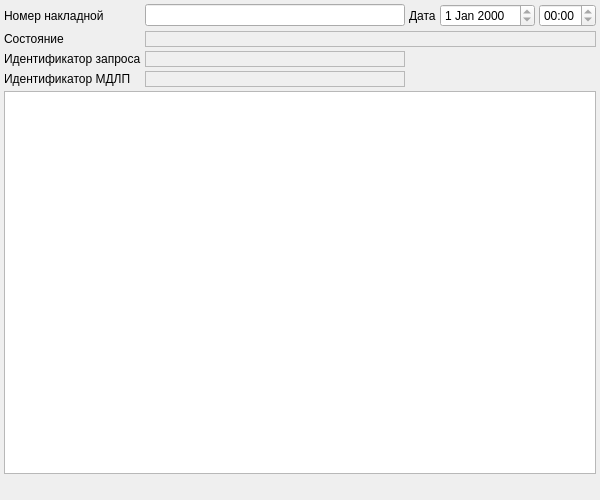
<?xml version="1.0" encoding="UTF-8"?>
<ui version="4.0">
 <class>DisposalOrderDialog</class>
 <widget class="QDialog" name="DisposalOrderDialog">
  <property name="geometry">
   <rect>
    <x>0</x>
    <y>0</y>
    <width>600</width>
    <height>500</height>
   </rect>
  </property>
  <property name="windowTitle">
   <string>Запрос к регистратору выбытия «Отчёт о выбытии»</string>
  </property>
  <layout class="QGridLayout" name="gridLayout">
   <property name="margin">
    <number>4</number>
   </property>
   <property name="spacing">
    <number>4</number>
   </property>
   <item row="7" column="0" colspan="5">
    <widget class="QLabel" name="lblSummaryInfo">
     <property name="text">
      <string/>
     </property>
    </widget>
   </item>
   <item row="0" column="4">
    <widget class="QTimeEdit" name="edtBaseInvoiceTime">
     <property name="sizePolicy">
      <sizepolicy hsizetype="Maximum" vsizetype="Fixed">
       <horstretch>0</horstretch>
       <verstretch>0</verstretch>
      </sizepolicy>
     </property>
     <property name="readOnly">
      <bool>true</bool>
     </property>
     <property name="displayFormat">
      <string>HH:mm</string>
     </property>
    </widget>
   </item>
   <item row="6" column="0" colspan="5">
    <widget class="CInDocTableView" name="tblItems">
     <property name="sizePolicy">
      <sizepolicy hsizetype="Preferred" vsizetype="Expanding">
       <horstretch>0</horstretch>
       <verstretch>0</verstretch>
      </sizepolicy>
     </property>
    </widget>
   </item>
   <item row="0" column="3">
    <widget class="CDateEdit" name="edtBaseInvoiceDate">
     <property name="sizePolicy">
      <sizepolicy hsizetype="Maximum" vsizetype="Fixed">
       <horstretch>0</horstretch>
       <verstretch>0</verstretch>
      </sizepolicy>
     </property>
     <property name="readOnly">
      <bool>true</bool>
     </property>
    </widget>
   </item>
   <item row="0" column="1">
    <widget class="QLineEdit" name="edtBaseInvoiceNumber">
     <property name="text">
      <string/>
     </property>
     <property name="readOnly">
      <bool>true</bool>
     </property>
    </widget>
   </item>
   <item row="8" column="0" colspan="5">
    <widget class="QDialogButtonBox" name="buttonBox">
     <property name="orientation">
      <enum>Qt::Horizontal</enum>
     </property>
     <property name="standardButtons">
      <set>QDialogButtonBox::NoButton</set>
     </property>
    </widget>
   </item>
   <item row="0" column="2">
    <widget class="QLabel" name="lblBaseInvoiceDate">
     <property name="sizePolicy">
      <sizepolicy hsizetype="Maximum" vsizetype="Preferred">
       <horstretch>0</horstretch>
       <verstretch>0</verstretch>
      </sizepolicy>
     </property>
     <property name="text">
      <string>Дата</string>
     </property>
     <property name="buddy">
      <cstring>edtBaseInvoiceDate</cstring>
     </property>
    </widget>
   </item>
   <item row="0" column="0">
    <widget class="QLabel" name="lblBaseInvoiceNumber">
     <property name="text">
      <string>Номер накладной</string>
     </property>
     <property name="buddy">
      <cstring>edtBaseInvoiceNumber</cstring>
     </property>
    </widget>
   </item>
   <item row="3" column="1">
    <widget class="QLabel" name="lblMdlpRequestIdValue">
     <property name="frameShape">
      <enum>QFrame::StyledPanel</enum>
     </property>
     <property name="text">
      <string notr="true"/>
     </property>
     <property name="textFormat">
      <enum>Qt::PlainText</enum>
     </property>
     <property name="textInteractionFlags">
      <set>Qt::TextSelectableByKeyboard|Qt::TextSelectableByMouse</set>
     </property>
    </widget>
   </item>
   <item row="2" column="0">
    <widget class="QLabel" name="lblRvRequestId">
     <property name="text">
      <string>Идентификатор запроса</string>
     </property>
    </widget>
   </item>
   <item row="3" column="0">
    <widget class="QLabel" name="lblMdlpRequestId">
     <property name="text">
      <string>Идентификатор МДЛП</string>
     </property>
    </widget>
   </item>
   <item row="2" column="1">
    <widget class="QLabel" name="lblRvRequestIdValue">
     <property name="frameShape">
      <enum>QFrame::StyledPanel</enum>
     </property>
     <property name="text">
      <string notr="true"/>
     </property>
     <property name="textFormat">
      <enum>Qt::PlainText</enum>
     </property>
     <property name="textInteractionFlags">
      <set>Qt::TextSelectableByKeyboard|Qt::TextSelectableByMouse</set>
     </property>
    </widget>
   </item>
   <item row="1" column="0">
    <widget class="QLabel" name="lblStatus">
     <property name="text">
      <string>Состояние</string>
     </property>
    </widget>
   </item>
   <item row="1" column="1" colspan="4">
    <widget class="QLabel" name="lblStatusValue">
     <property name="frameShape">
      <enum>QFrame::StyledPanel</enum>
     </property>
     <property name="text">
      <string notr="true"/>
     </property>
     <property name="textFormat">
      <enum>Qt::PlainText</enum>
     </property>
     <property name="textInteractionFlags">
      <set>Qt::TextSelectableByKeyboard|Qt::TextSelectableByMouse</set>
     </property>
    </widget>
   </item>
  </layout>
 </widget>
 <customwidgets>
  <customwidget>
   <class>CInDocTableView</class>
   <extends>QTableView</extends>
   <header>library/InDocTable.h</header>
  </customwidget>
  <customwidget>
   <class>CDateEdit</class>
   <extends>QDateEdit</extends>
   <header>library/DateEdit</header>
  </customwidget>
 </customwidgets>
 <tabstops>
  <tabstop>edtBaseInvoiceNumber</tabstop>
  <tabstop>edtBaseInvoiceDate</tabstop>
  <tabstop>edtBaseInvoiceTime</tabstop>
  <tabstop>tblItems</tabstop>
  <tabstop>buttonBox</tabstop>
 </tabstops>
 <resources/>
 <connections/>
</ui>
